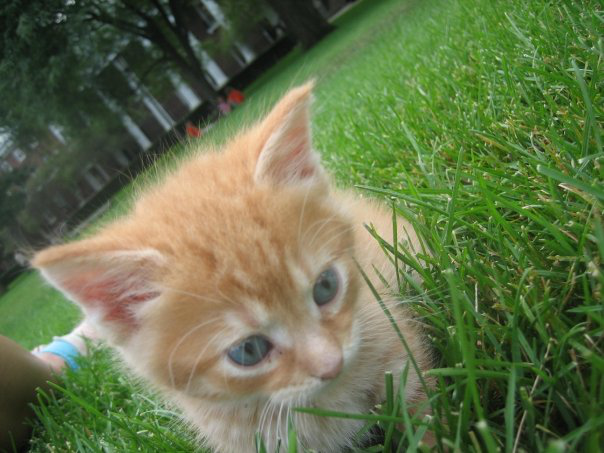
#> input picture Project 1/jieting2_proj1/image/cat.png, 604 x 453 px
$ jupyter execute --allow-errors Project_1.ipynb   (shell and % lines are left out)
#> lines starting #> are read from the running program, lines starting #| are printed output that depends on the picture
# Programming Project #1: Hybrid Images

## CS445: Computational Photography - Fall 2019

### Part I: Hybrid Images

[cell 1]
import cv2

import numpy as np
import matplotlib.pyplot as plt
from matplotlib.colors import LogNorm
from scipy import signal

import utils

[cell 2]
im1_file = './image/cat.png'
im2_file = './image/bird.jpg'

im1 = cv2.imread(im1_file, cv2.IMREAD_GRAYSCALE)
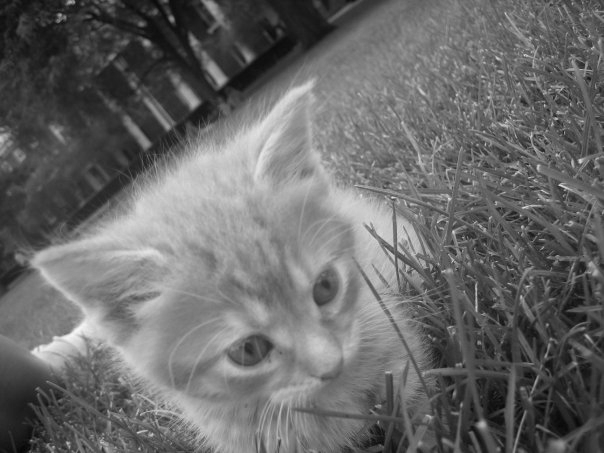
#> im1: shape (453, 604); min 2, max 247, mean 105
im2 = cv2.imread(im2_file, cv2.IMREAD_GRAYSCALE)
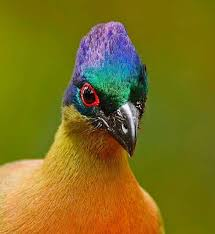
#> input picture Project 1/jieting2_proj1/image/bird.jpg, 215 x 234 px
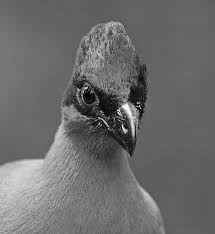
#> im2: shape (234, 215); min 0, max 255, mean 107.4

#> (a cell that did not finish here is left out)

#> (a cell that did not finish here is left out)

#> (a cell that did not finish here is left out)

#> (a cell that did not finish here is left out)

[cell 7]
#Images sanity check
fig, axes = plt.subplots(1, 2)
axes[0].imshow(im1,cmap='gray')
axes[0].set_title('Image 1'), axes[0].set_xticks([]), axes[0].set_yticks([])
axes[1].imshow(im2,cmap='gray')
axes[1].set_title('Image 2'), axes[1].set_xticks([]), axes[1].set_yticks([]);
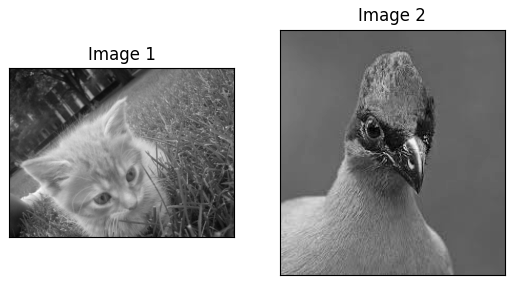
#> figure drawn by matplotlib, 2 panels

[cell 8]
def filter_image(im, fil):
    '''
    im: H x W floating point numpy ndarray representing image in grayscale
    fil: M x M floating point numpy ndarray representing 2D filter
    '''
    H, W = im.shape
    hs = fil.shape[0] // 2 # half of filter size
    fftsize = max(1024 , H+hs, W+hs)        # should be order of 2 (for speed) and include padding
    im_fft = np.fft.fft2(im, (fftsize, fftsize))   # 1) fft im with padding
    fil_fft = np.fft.fft2(fil, (fftsize, fftsize)) # 2) fft fil, pad to same size as image
    im_fil_fft = im_fft * fil_fft;                 # 3) multiply fft images
    im_fil = np.fft.ifft2(im_fil_fft)              # 4) inverse fft2
    im_fil = im_fil[hs:hs + H, hs:hs + W]          # 5) remove padding
    im_fil = np.real(im_fil)                       # 6) extract out real part
    return im_fil

[cell 9]
def display_frequency_image(frequency_image):
    '''
    frequency_image: H x W floating point numpy ndarray representing image after FFT
                     in grayscale
    '''
    shifted_image = np.fft.fftshift(frequency_image)
    amplitude_image = np.abs(shifted_image)
    log_amplitude_image = np.log(amplitude_image)
    fig = plt.figure()
    plt.imshow(log_amplitude_image) #cmap='gray')
    plt.colorbar()
    plt.show()

[cell 10]
def hybridImage(im1, im2, cutoff_low, cutoff_high):
    '''
    Inputs:
        im1:    RGB (height x width x 3) or a grayscale (height x width) image
                as a numpy array.
        im2:    RGB (height x width x 3) or a grayscale (height x width) image
                as a numpy array.
        cutoff_low: standard deviation for the low-pass filter
        cutoff_high: standard deviation for the high-pass filter

    Output:
        Return the combination of both images, one filtered with a low-pass filter
        and the other with a high-pass filter.
    '''
    # For a low-pass filter, Oliva et al. suggest using a standard 2D Gaussian filter.

    # For a high-pass filter, use the impulse filter minus the Gaussian filter,
    # which can be computed by subtracting the Gaussian-filtered image from the original.
    '''
    high_Gaussian_filter = utils.gaussian_kernel(cutoff_high, cutoff_high*5)
    signal_filter = signal.unit_impulse(high_Gaussian_filter)
    high_filter = signal_filter - high_Gaussian_filter
    '''
    Gaussian_filter1 = utils.gaussian_kernel(cutoff_low, cutoff_low*4)
    display_frequency_image(Gaussian_filter1)
    plt.axis('off')
    plt.savefig('./image/FFT_LOW')

    # [6 lines of commented-out code are left out]

    Gaussian_filter2 = utils.gaussian_kernel(cutoff_high, cutoff_high*4)
    plt.figure()
    plt.imshow(Gaussian_filter2)
    plt.axis('off')
    plt.savefig('./image/FFT_HIGH')

    im1_lowpass = cv2.filter2D(im1,-1,Gaussian_filter1) #filter_image(im1,Gaussian_filter1)
    im2_highpass = im2 - cv2.filter2D(im2,-1,Gaussian_filter2) #filter_image(im2,Gaussian_filter2)

    plt.figure()
    plt.imshow(im1_lowpass, cmap='gray')
    plt.axis('off')
    plt.savefig('./image/dog_filter_low.jpg')

    plt.figure()
    plt.imshow(im2_highpass, cmap='gray')
    plt.axis('off')
    plt.savefig('./image/me_filter_high.jpg')
    result = (im1_lowpass + im2_highpass) / 2
    return result

[cell 11]
# [4 lines of commented-out code are left out]

[cell 12]
arbitrary_value = 20  # you should choose meaningful values; you might want to set to a fraction of image size
cutoff_low = 2   # the larger number is, the less high frequency, low frequency is more obvious
cutoff_high = 2   # the smaller number is, the less low frequency, high frequency is more obvious
#> (the rest of this cell did not finish here and is left out)


[cell 13]
plt.figure()
#> (the rest of this cell did not finish here and is left out)

#> (a cell that did not finish here is left out)

### Part II: Image Enhancement

##### Two out of three types of image enhancement are required.  Choose a good image to showcase each type and implement a method.  This code doesn't rely on the hybrid image part.

#### Contrast enhancement

[cell 15]
# histogram equalization
def histogram_equalization(im, alpha):
    # just following the algorithm on the slide
    # Compute cumulative histogram
    # suppose all the pixel values are in [0, 255]
    H = np.zeros(256)
    C = np.zeros(256)
    new_H = np.zeros(256)
    new_C = np.zeros(256)
    Fi = np.copy(im)
    if len(Fi.shape) == 3:
        for color_idx in range(im.shape[-1]):
            for i in range(im.shape[0]):
                for j in range(im.shape[1]):
                    H[int(im[i,j,color_idx])] += 1
                    C[int(im[i,j,color_idx])] = H[int(im[i,j,color_idx])] + C[int(im[i,j,color_idx]) - 1]

            for i in range(im.shape[0]):
                for j in range(im.shape[1]):
                    Fi[i,j,color_idx] = alpha * C[int(im[i,j,color_idx])]/im.size *255 + (1- alpha) * int(im[i,j,color_idx])
        for color_idx in range(im.shape[-1]):
            for i in range(im.shape[0]):
                for j in range(im.shape[1]):
                    new_H[int(Fi[i,j,color_idx])] += 1
                    new_C[int(Fi[i,j,color_idx])] = new_H[int(Fi[i,j,color_idx])] + new_C[int(Fi[i,j,color_idx]) - 1]
    else:
        for i in range(im.shape[0]):
            for j in range(im.shape[1]):
                H[int(im[i,j])] += 1
                C[int(im[i,j])] = H[int(im[i,j])] + C[int(im[i,j]) - 1]
        for i in range(im.shape[0]):
            for j in range(im.shape[1]):
                Fi[i,j] = alpha * C[int(im[i,j])]/im.size *255 + (1- alpha) * int(im[i,j])
        for i in range(im.shape[0]):
            for j in range(im.shape[1]):
                new_H[int(Fi[i,j])] += 1
                new_C[int(Fi[i,j])] = new_H[int(Fi[i,j])] +  new_C[int(Fi[i,j]) - 1]

    return Fi, h, c, h_new, c_new

[cell 16]
im3_file = './image/my_dog.jpg'
im3 = cv2.imread(im3_file, cv2.IMREAD_GRAYSCALE)
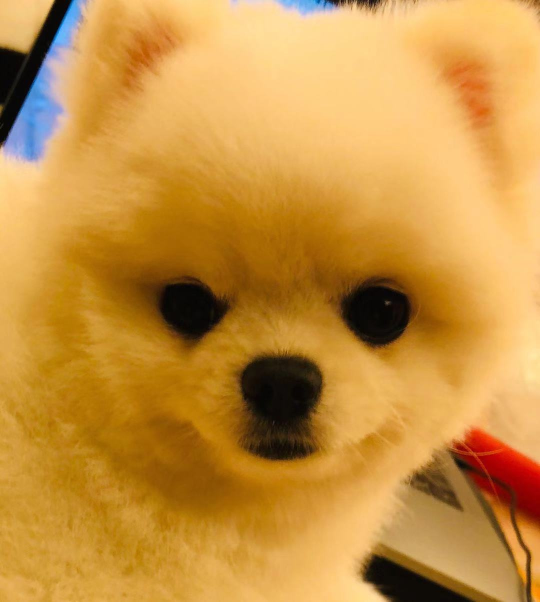
#> input picture Project 1/jieting2_proj1/image/my_dog.jpg, 1080 x 1204 px (shown at 1/2 size)
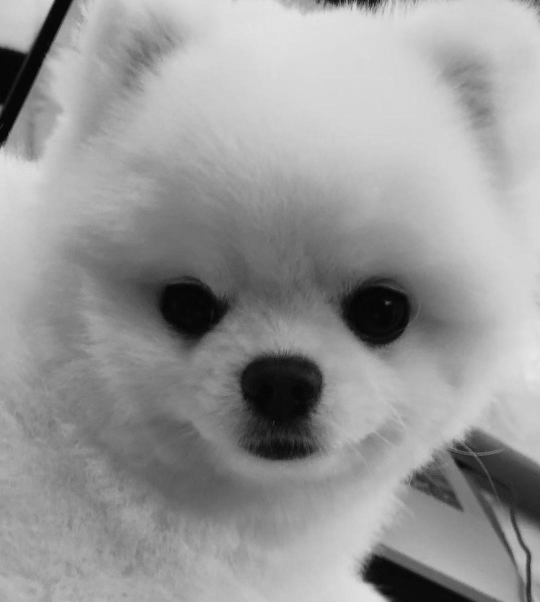
#> im3: shape (1204, 1080) (shown at 1/2 size); min 0, max 231, mean 151.9

alpha = 0.5 # if alpha = 0, then the output is the original image
#> (the rest of this cell did not finish here and is left out)

#> after the loop in histogram_equalization, `for i in range(im.shape[0]):`: C = 256 values, max 1279568 at index 225, min 0 at index 232, mean 384288.6; H = 256 values, max 22620 at index 211, min 0 at index 232, mean 5079.4
#> after the loop in histogram_equalization, `for i in range(im.shape[0]):`:
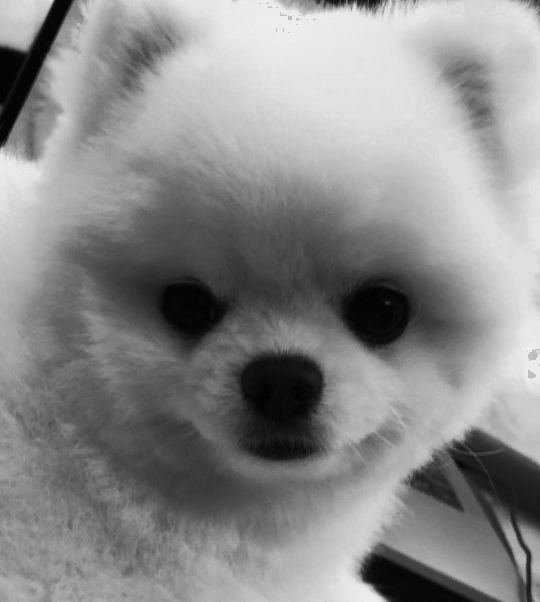
#> Fi: shape (1204, 1080) (shown at 1/2 size); min 0, max 237, mean 138.1
#> after the loop in histogram_equalization, `for i in range(im.shape[0]):`: new_C = 256 values, max 226048 at index 77, min 0 at index 78, mean 39760.8; new_H = 256 values, max 22620 at index 221, min 0 at index 78, mean 5079.4

[cell 17]
fig, axes = plt.subplots(2,2)
axes[0,0].imshow(cv2.cvtColor(im3, cv2.COLOR_BGR2RGB))
#> (the rest of this cell did not finish here and is left out)

#### Color enhancement

[cell 18]
# Convert the images to HSV color space and divide into hue, saturation, and value channels.
# (hsv = cv2.cvtColor(im,cv2.COLOR_BGR2HSV) in OpencCv)
# we use the function upper(x/(1+x)*256) to mapping all the positive values into the range [0,255]
from matplotlib.colors import hsv_to_rgb
def color_enhancement(im, factor_h, factor_s, factor_v):
    hsv = cv2.cvtColor(im,cv2.COLOR_BGR2HSV)

    # pixel = [x/(1+x)*256] -> x = pixel/(256-pixel)
    arr = hsv/(256-hsv)
    arr[:,:,0] = arr[:,:,0]*factor_h
    arr[:,:,1] = arr[:,:,1]*factor_s
    arr[:,:,2] = arr[:,:,2]*factor_v

    arr_one = np.ones(hsv.shape)
    new_hsv = arr/(arr + arr_one) * 256

    output_im = hsv_to_rgb(new_hsv/256)
    return output_im

[cell 19]
# let's have a look at the result
im4_file = './image/river1.jpg'
im4 = cv2.imread(im4_file)
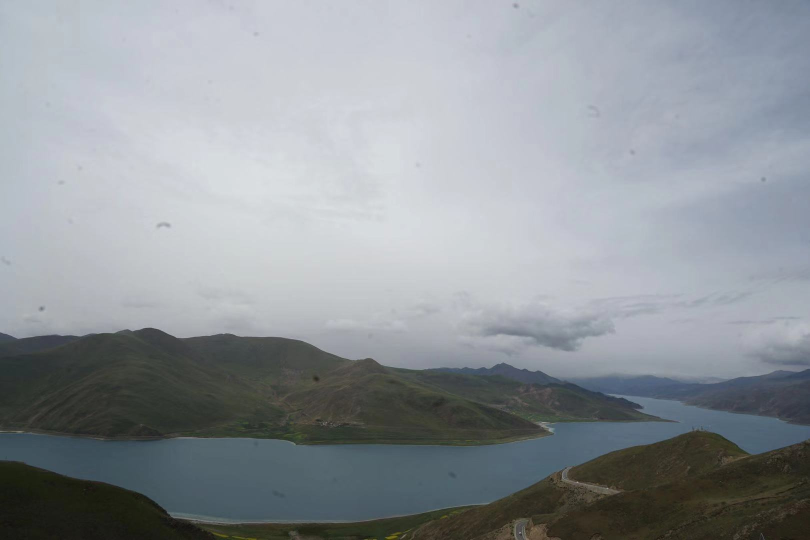
#> input picture Project 1/jieting2_proj1/image/river1.jpg, 1620 x 1080 px (shown at 1/2 size)
#> im4 is the input picture: shape (1080, 1620, 3); mean B, G, R 153.2, 148.2, 142.8
output_im4 = color_enhancement(im4,2,1,2)
#> in color_enhancement, `hsv = cv2.cvtColor(im,cv2.COLOR_BGR2HSV)`: hsv: shape (1080, 1620, 3); mean H, S, V 93.4, 31.5, 155.4
#> in color_enhancement, `arr = hsv/(256-hsv)`: arr: shape (1080, 1620, 3) float64; mean H, S, V 0.6, 0.2, 2.6
#> in color_enhancement, `arr[:,:,0] = arr[:,:,0]*factor_h`: arr: shape (1080, 1620, 3) float64; mean H, S, V 1.2, 0.2, 2.6
#> in color_enhancement, `arr[:,:,2] = arr[:,:,2]*factor_v`: arr: shape (1080, 1620, 3) float64; mean H, S, V 1.2, 0.2, 5.3
#> in color_enhancement, `new_hsv = arr/(arr + arr_one) * 256`: new_hsv: shape (1080, 1620, 3) float64; mean H, S, V 133.7, 31.5, 184.9
#> in color_enhancement, `output_im = hsv_to_rgb(new_hsv/256)`:
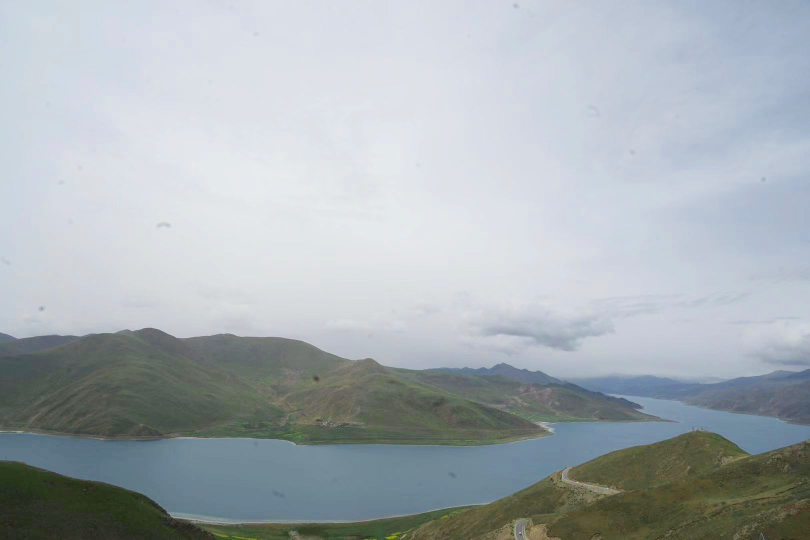
#> output_im: shape (1080, 1620, 3) float64 (shown at 1/2 size); mean R, G, B 0.659, 0.691, 0.708


fig, axes = plt.subplots(1,2)
axes[0].imshow(cv2.cvtColor(im4, cv2.COLOR_BGR2RGB))
axes[1].imshow(output_im4)
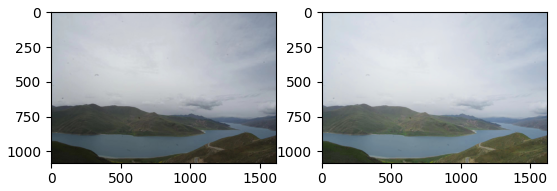
#> figure drawn by matplotlib, 2 panels
